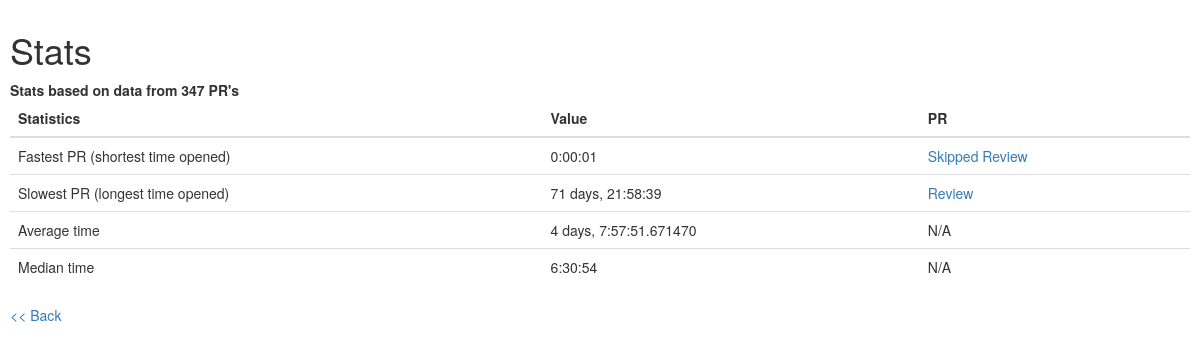
The app's page /statistics with its own data.
### pr_stats/models.py (models this page shows, shortened)
class PullRequest(models.Model):
    number = models.IntegerField(primary_key=True)
    title = models.CharField(max_length=200)
    user = models.ForeignKey(User, on_delete=models.CASCADE)
    state = models.CharField(max_length=30)
    body = models.TextField(default='')
    created_at = models.DateTimeField(blank=True, null=True)
    updated_at = models.DateTimeField(blank=True, null=True)
    closed_at = models.DateTimeField(blank=True, null=True)
    closed_after_sec = models.IntegerField(blank=True, null=True)
    html_url = models.URLField(null=True)
    def time_open(self):
        if self.closed_at is None:
            self.closed_at = datetime.now(timezone.utc)
        return self.closed_at - self.created_at

### pr_stats/views.py (the view)
# urls.py: url(r'^statistics', views.statistics, name='statistics'),
def statistics(request):
    pulls = PullRequest.objects.filter(state='closed')
    fastest_pr = pulls.order_by('closed_after_sec')[:1]
    slowest_pr = pulls.order_by('-closed_after_sec')[:1]
    average_time = pulls.aggregate(Avg('closed_after_sec'))['closed_after_sec__avg']
    median_time = median_value(pulls, 'closed_after_sec')
    context = {
        'pulls': pulls,
        'fastest_pr': fastest_pr[0],
        'slowest_pr': slowest_pr[0],
        'average_time': timedelta(seconds=average_time),
        'median_time': timedelta(seconds=median_time)
    }
    return render(request, 'pr_stats/statisticts.html', context)

### pr_stats/services.py (called while the page is built)
def median_value(queryset, term):
    count = queryset.count()
    values = queryset.values_list(term, flat=True).order_by(term)
    if count % 2 == 1:
        return values[int(round(count / 2))]
    else:
        return sum(values[count / 2 - 1:count / 2 + 1]) / 2.0

### pr_stats/templates/pr_stats/statisticts.html
{% extends "base.html" %}
{% block content %}
<h1>{% block title %}Stats{% endblock %}</h1>
<b>Stats based on data from {{ pulls.count }} PR's</b>
<table class="table">
    <thead>
    <tr>
        <th>Statistics</th>
        <th>Value</th>
        <th>PR</th>
    </tr>
    </thead>
    <tbody>
    <tr class="">
        <td>Fastest PR (shortest time opened)</td>
        <td>{{ fastest_pr.time_open }}</td>
        <td><a href="{% url 'pr_stats:detail' fastest_pr.number %}">{{ fastest_pr.title }}</a></td>
    </tr>
    <tr class="">
        <td>Slowest PR (longest time opened)</td>
        <td>{{ slowest_pr.time_open }}</td>
        <td><a href="{% url 'pr_stats:detail' slowest_pr.number %}">{{ slowest_pr.title }}</a></td>
    </tr>
    <tr class="">
        <td>Average time</td>
        <td>{{ average_time }}</td>
        <td>N/A</td>
    </tr>
    <tr class="">
        <td>Median time</td>
        <td>{{ median_time }}</td>
        <td>N/A</td>
    </tr>
    </tbody>
</table>
<p><a href="{% url 'pr_stats:index' %}">&lt;&lt; Back</a></p>
{% endblock %}

### pr_stats/static/pr_stats/style.css (style rules this page uses)
body { padding: 10px; }

### records on screen
PullRequest: time_open "0:00:01", title "Skipped Review"
PullRequest: time_open "71 days, 21:58:39", title "Review"

### other values on screen
{{ pulls.count }} "347"
{{ average_time }} "4 days, 7:57:51.671470"
{{ median_time }} "6:30:54"
